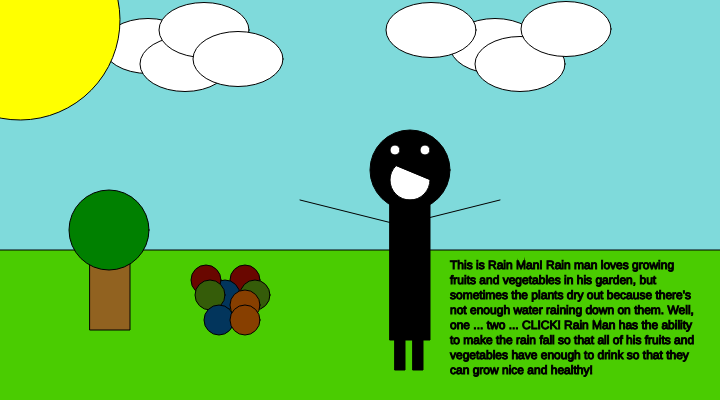
Frame 1 (no input)
Frame 60 (no input): identical to frame 1, image omitted
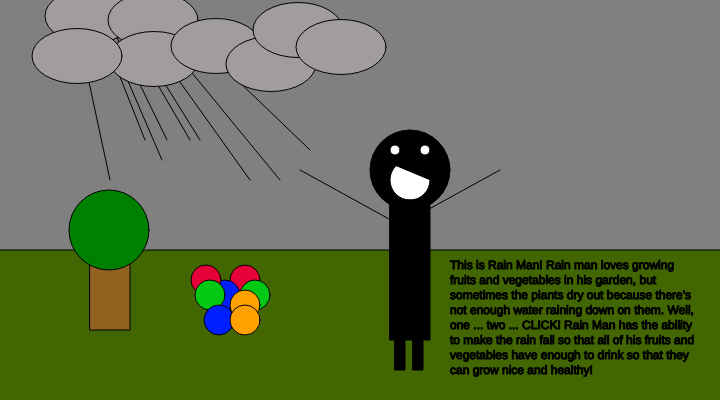
Frame 120 (the mouse pressed at the canvas centre since frame 60)

The p5.js sketch that drew these frames (run headless with seeded random() and noise() and a simulated clock; from frame 60 on, the mouse is pressed at the canvas centre):

// p5.js sketch
// ── sketch.js
function setup() {
  // Sets the screen to be 720 pixels wide and 400 pixels high
  createCanvas(720, 400);
}


function draw() {

  background('#7FDADB');
  noStroke();
  stroke('black');

  // grass
  fill('#4ACC01')
  rect(-10, 250, 900, 900);

  // rain man body head when not pressed
  fill('black')
  ellipse(410, 170, 80, 80);

  fill('white');
  arc(410, 180, 40, 40, 0, PI + QUARTER_PI, CHORD);


  // clouds
  fill('white');
  ellipse(148, 46, 90, 55);
  ellipse(185, 64, 90, 55);
  ellipse(204, 30, 90, 55);
  ellipse(238, 59, 90, 55);

  ellipse(495, 46, 90, 55);
  ellipse(520, 64, 90, 55);
  ellipse(431, 30, 90, 55);
  ellipse(566, 29, 90, 55);


  // rain man body
  fill('black');
  rect(390, 200, 40, 140);
  rect(395, 230, 10, 140);
  rect(413, 230, 10, 140);

  // rain man arms
  fill('black');
  line(500, 200, 400, 225);
  fill('black');
  line(300, 200, 400, 225);

  fill('white')
  ellipse(395, 150, 10, 10);

  fill('white')
  ellipse(425, 150, 10, 10);

  fill('#690700')
  circle(245, 280, 30);
  fill('#355C09')
  circle(255, 295, 30);
  fill('#02355C')
  circle(225, 295, 30);
  fill('#873F00')
  circle(245, 305, 30);
  fill('#690700')
  circle(206, 280, 30);
  fill('#355C09')
  circle(210, 295, 30);
  fill('#02355C')
  circle(219, 320, 30);
  fill('#873F00')
  circle(245, 320, 30);

  fill('#916220')
  rect(90, 230, 40, 100);

  fill('green')
  circle(109, 230, 80);



  fill('black')
  text("This is Rain Man! Rain man loves growing fruits and vegetables in his garden, but sometimes the plants dry out because there's not enough water raining down on them. Well, one ... two ... CLICK! Rain Man has the ability to make the rain fall so that all of his fruits and vegetables have enough to drink so that they can grow nice and healthy!", 450, 260, 250);





  fill('yellow')
  arc(20, 20, 200, 200, 5, PI + QUARTER_PI, CHORD);

  if (mouseIsPressed) {
    // stuff that shows when the mouse is pressed
    background('grey');
    fill('#416602')
    rect(-10, 250, 900, 900);

    // rain man head
    fill('black')
    ellipse(410, 170, 80, 80);

    fill('white')
    ellipse(395, 150, 10, 10);

    fill('white')
    ellipse(425, 150, 10, 10);

    fill('white');
    arc(410, 180, 40, 40, 0, PI + QUARTER_PI, CHORD);

    fill('#E60238')
    circle(245, 280, 30);
    fill('#02C913')
    circle(255, 295, 30);
    fill('#001FFF')
    circle(225, 295, 30);
    fill('#FFA200')
    circle(245, 305, 30);
    fill('#E60238')
    circle(206, 280, 30);
    fill('#02C913')
    circle(210, 295, 30);
    fill('#001FFF')
    circle(219, 320, 30);
    fill('#FFA200')
    circle(245, 320, 30);


    // rain man body
    fill('black');
    rect(390, 200, 40, 140);
    rect(395, 230, 10, 140);
    rect(413, 230, 10, 140);

    // rain man arms
    fill('black');
    line(500, 170, 400, 225);
    fill('black');
    line(300, 170, 400, 225);


    // rain
    stroke('black');
    line(145, 140, 50, -100);
    line(110, 180, 50, -100);
    line(190, 140, 50, -100);
    line(167, 140, 50, -100);
    line(162, 160, 50, -100);
    line(200, 140, 50, -100);
    line(250, 180, 50, -100);
    line(280, 180, 50, -100);
    line(310, 150, 50, -100);

    // clouds
    fill('#A19D9C');
    ellipse(90, 16, 90, 55);
    ellipse(153, 20, 90, 55);
    ellipse(154, 59, 90, 55);
    ellipse(77, 56, 90, 55);

    ellipse(216, 46, 90, 55);
    ellipse(271, 64, 90, 55);
    ellipse(298, 30, 90, 55);
    ellipse(341, 47, 90, 55);

    fill('#916220')
    rect(90, 230, 40, 100);

    fill('green')
    circle(109, 230, 80, 0);


    fill('black')
    text("This is Rain Man! Rain man loves growing fruits and vegetables in his garden, but sometimes the plants dry out because there's not enough water raining down on them. Well, one ... two ... CLICK! Rain Man has the ability to make the rain fall so that all of his fruits and vegetables have enough to drink so that they can grow nice and healthy!", 450, 260, 250);




  }






}


function mouseReleased() {
  print(mouseX + " , " + mouseY);
}
